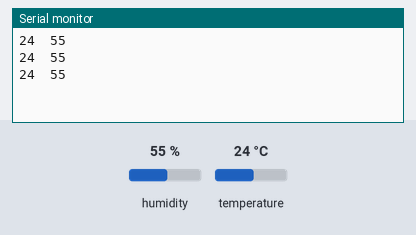
Bench run of a sketch on a simulated Arduino Uno, built with avr-gcc and run on an emulated ATmega328P. Parts: the last lines printed to the serial monitor. The test bench sets the inputs (shaded band); at power-on: humidity 55 %, temperature 24 °C.

Above: at 1.3 s.
1.4 s: humidity set to 22 %
At 2.0 s:
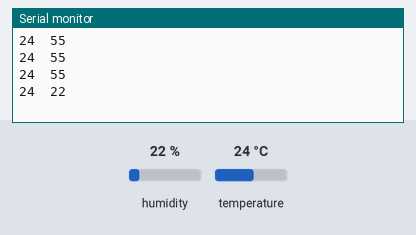
2.9 s: temperature set to 12 °C
At 3.6 s:
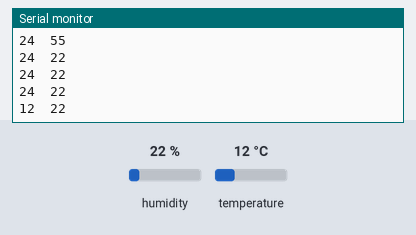
4.4 s: humidity set to 40 %
At 5.2 s:
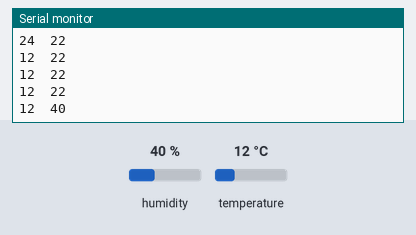
Timing chart, 0 to 7.4 s (numbered marks = the images above; inputs shaded):
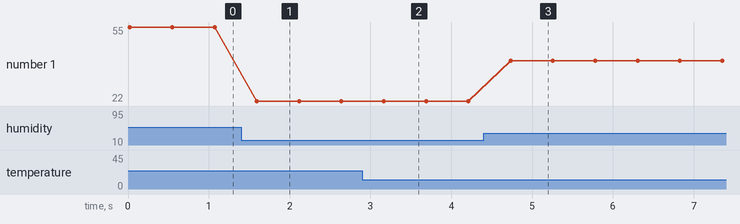

The sketch:

temp_and_humid.ino
```cpp
#include <dht11.h>
dht11 DHT;
const int dht_data = 12;
int temp = 0;
int humid = 0;

void setup()
{
  Serial.begin(9600);

}

void loop()
{
  DHT.read(dht_data);
  temp=DHT.temperature;
  humid=DHT.humidity;
  Serial.print(temp);
  Serial.print("\t");
  Serial.println(humid);
  delay(500);
}
```

Measured:
- after the input at 1.4 s, the serial monitor: prints a new line after 0.19 s (image 1)
- after the input at 2.9 s, the serial monitor: prints a new line after 0.26 s (image 2)
- after the input at 4.4 s, the serial monitor: prints a new line after 0.33 s (image 3)
- plotted number 1: 55 → 22 after the input at 1.4 s, 22 → 40 after the input at 4.4 s
